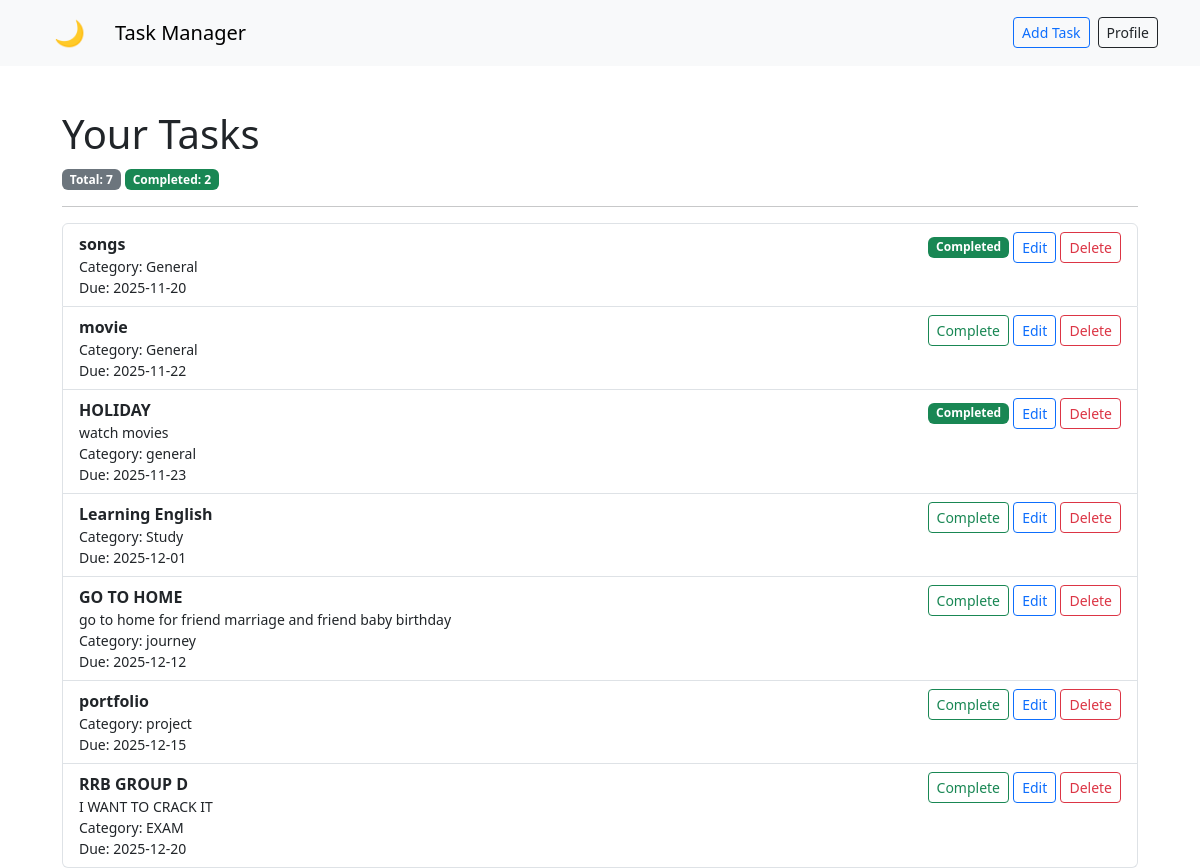
The page / (signed in) on the database its author committed.
### tables this page shows
CREATE TABLE tasks (
    id INTEGER PRIMARY KEY AUTOINCREMENT,
    user_id INTEGER NOT NULL,
    title TEXT NOT NULL,
    description TEXT,
    category TEXT,
    due_date TEXT,
    status TEXT DEFAULT 'pending',
    created_at TEXT DEFAULT CURRENT_TIMESTAMP,
    FOREIGN KEY(user_id) REFERENCES users(id)
);

### app.py (the view)
@app.route('/')
@login_required
def index():
    user = session['user_id']
    tasks = db.execute('SELECT * FROM tasks WHERE user_id = ? ORDER BY due_date', user)
    total = len(tasks)
    completed = sum(1 for t in tasks if t['status'] == 'completed')
    return render_template('dashboard.html', tasks=tasks, total=total, completed=completed)

### helpers.py (called while the page is built)
def login_required(f):
    @wraps(f)
    def decorated(*args, **kwargs):
        if "user_id" not in session:
            return redirect(url_for('login'))
        return f(*args, **kwargs)
    return decorated

### templates/dashboard.html
{% extends "layout.html" %}
{% block body %}
<div class="container" style="padding-top:20px; max-width:1100px;">
    <h1>Your Tasks</h1>
    <div class="mb-3">
        <span class="badge bg-secondary">Total: {{ total }}</span>
        <span class="badge bg-success">Completed: {{ completed }}</span>
    </div>
    <hr>
    {% if tasks %}
        <div class="list-group">
            {% for task in tasks %}
                <div class="list-group-item d-flex justify-content-between">
                    <div>
                        <div class="fw-bold">{{ task.title }}</div>
                        <div class="small">{{ task.description }}</div>
                        <div class="small">Category: {{ task.category or '-' }}</div>
                        <div class="small">Due: {{ task.due_date or '-' }}</div>
                    </div>
                    <div class="text-end">
                        {% if task.status and task.status|lower == "completed" %}
                            <span class="badge bg-success">Completed</span>
                        {% else %}
                            <a class="btn btn-sm btn-outline-success"
                               href="{{ url_for('complete', task_id=task.id) }}">
                                Complete
                            </a>
                        {% endif %}
                        <a class="btn btn-sm btn-outline-primary"
                           href="{{ url_for('edit', task_id=task.id) }}">
                            Edit
                        </a>
                        <a class="btn btn-sm btn-outline-danger"
                           href="{{ url_for('delete', task_id=task.id) }}">
                            Delete
                        </a>
                    </div>
                </div>
            {% endfor %}
        </div>
    {% else %}
        <p>No tasks available. Add one!</p>
    {% endif %}
</div>
{% endblock %}

### templates/layout.html (shortened to what this page needs)
<!doctype html>
<html>
  <head>
    <link href="https://cdn.jsdelivr.net/npm/bootstrap@5.3.0/dist/css/bootstrap.min.css" rel="stylesheet">
    <link rel="stylesheet" href="{{ url_for('static', filename='style.css') }}">
  </head>
  <body>
    <nav class="navbar navbar-expand-lg navbar-light bg-light">
      <div class="container">
        <button id="modeToggle" class="btn btn-light" title="Toggle dark mode">🌙</button>
        <a class="navbar-brand ms-2" href="{{ url_for('index') }}">Task Manager</a>
        <div class="ms-auto d-flex align-items-center gap-2">
          {% if session.get('user_id') %}
            <a class="btn btn-outline-primary btn-sm" href="{{ url_for('add') }}">Add Task</a>
            <a class="btn btn-outline-dark btn-sm" href="{{ url_for('profile') }}">Profile</a>
          {% else %}
            <a class="btn btn-outline-primary btn-sm" href="{{ url_for('login') }}">Login</a>
            <a class="btn btn-outline-success btn-sm" href="{{ url_for('register') }}">Register</a>
          {% endif %}
        </div>
      </div>
    </nav>
    <div class="container mt-4">
      {% block body %}{% endblock %}
    </div>
  </body>
</html>

### static/style.css (style rules this page uses)
#modeToggle { border: none; background: transparent; font-size: 25px; cursor: pointer; margin-right: 10px; }

### rows shown on the page
tasks: title "songs", category "General", due_date "2025-11-20", status "Completed"
tasks: title "movie", category "General", due_date "2025-11-22"
tasks: title "HOLIDAY", description "watch movies", category "general", due_date "2025-11-23", status "Completed"
tasks: title "Learning English", category "Study", due_date "2025-12-01"
tasks: title "GO TO HOME", description "go to home for friend marriage and friend baby birthday", category "journey", due_date "2025-12-12"
tasks: title "portfolio", category "project", due_date "2025-12-15"
tasks: title "RRB GROUP D", description "I WANT TO CRACK IT", category "EXAM", due_date "2025-12-20"

### other values the page prints
{{ total }} "7"
{{ completed }} "2"
